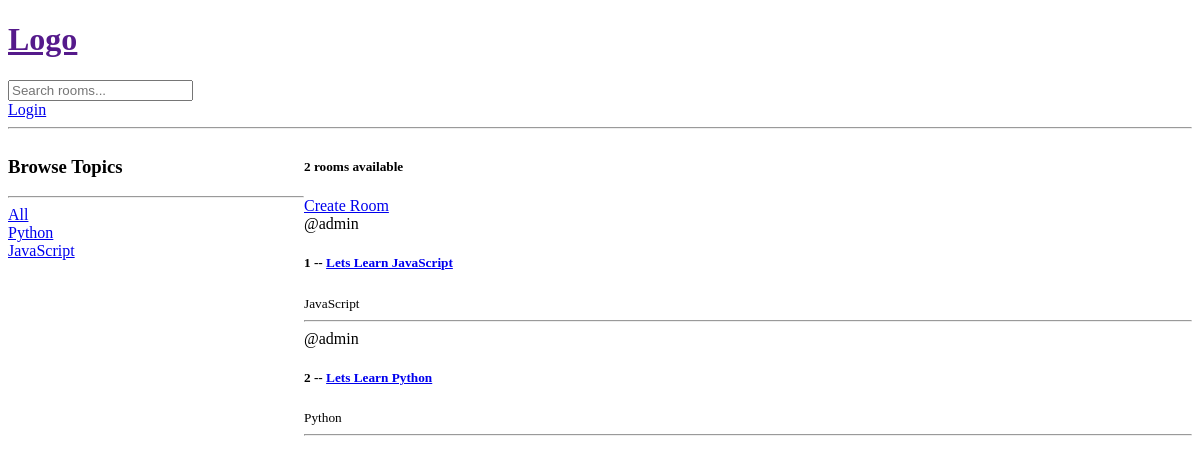
/, run on an earlier commit of the app's database.
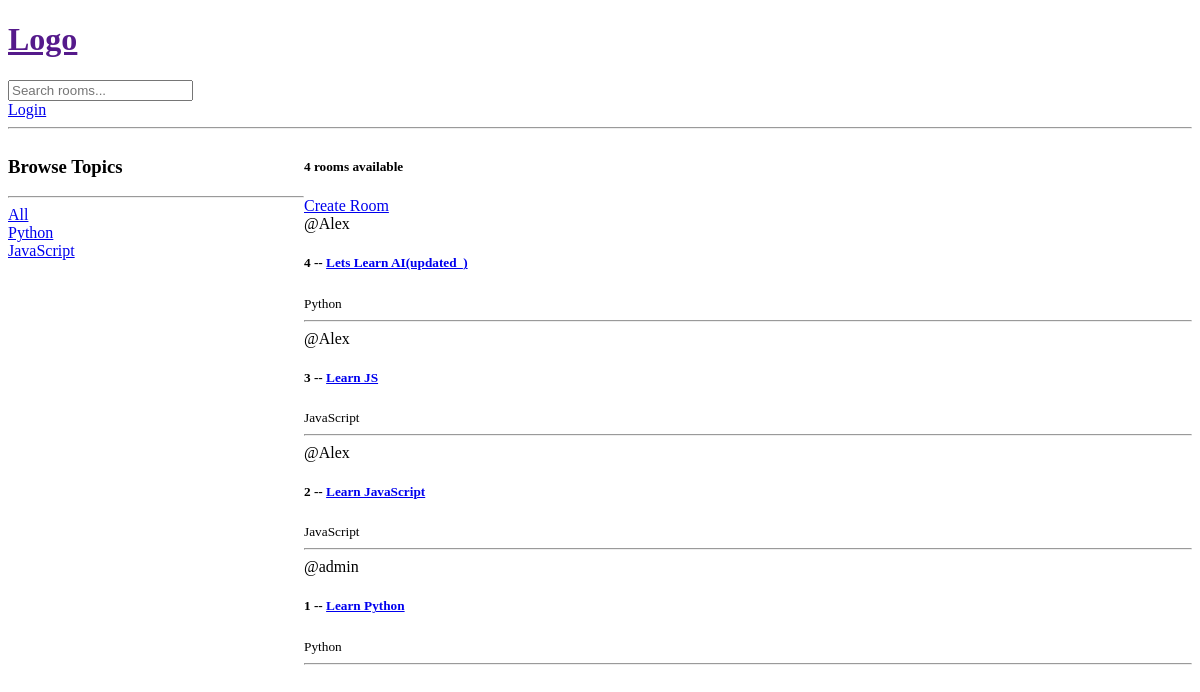
And on a later commit of the database.
### base/models.py (models this page shows, shortened)
class Topic(models.Model):
    name = models.CharField(max_length=200)

class Room(models.Model):
    host = models.ForeignKey(User, on_delete=models.SET_NULL, null=True)
    topic = models.ForeignKey(Topic, on_delete=models.SET_NULL, null=True)
    name = models.CharField(max_length=200)
    description = models.TextField(null=True, blank=True)
    updated = models.DateTimeField(auto_now=True)
    created = models.DateTimeField(auto_now_add=True)
    class Meta:
        ordering = ['-updated', '-created']

### base/views.py (the view)
# urls.py: path('', views.home, name='home'),
def home(request):
    q = request.GET.get('q') if request.GET.get('q') != None else ''
    rooms = Room.objects.filter(
        Q(topic__name__icontains=q) |
        Q(name__icontains=q) |
        Q(description__icontains=q),
    )
    room_count = rooms.count()
    topics = Topic.objects.all()
    context = {'rooms': rooms, 'topics': topics, 'room_count': room_count}
    return render(request, 'base/home.html', context)

### base/templates/base/home.html (shortened to what this page needs)
{% extends 'main.html' %}
{% block content %}
    <div class="home-container">
        <div>
            <h3>Browse Topics</h3>
            <hr>
            <div>
                <a href="{% url 'home' %}">All</a>
            </div>
            {% for topic in topics %}
                <div>
                    <a href="{% url 'home' %}?q={{ topic.name }}">{{ topic.name }}</a>
                </div>
            {% endfor %}
        </div>
        <div>
            <h5>{{ room_count }} rooms available</h5>
            <a href="{% url 'create-room' %}">Create Room</a>
            <div>
                {% for room in rooms %}
                    <div>
                        <span>@{{ room.host.username }}</span>
                        <h5>{{ room.id }} -- <a href="{% url 'room' room.id %}">{{ room.name }}</a></h5>
                        <small>{{ room.topic.name }}</small>
                        <hr>
                    </div>
                {% endfor %}
            </div>
        </div>
    </div>
{% endblock %}

### templates/main.html (shortened to what this page needs)
<!doctype html>
<html lang="en">
<head>
</head>
<body>
{% include 'navbar.html' %}
{% block content %}
{% endblock %}
</body>
</html>

### templates/navbar.html
<a href="">
    <h1>Logo</h1>
</a>
<form method="GET" action="">
    <input type="text" name="q" placeholder="Search rooms..." / >
</form>
{% if request.user.is_authenticated %}
    <a href="{% url 'logout' %}">Logout</a>
{% else %}
    <a href="{% url 'login' %}">Login</a>
{% endif %}
<hr>

### base/templates/base/home.html (style rules this page uses)
.home-container { display: grid; grid-template-columns: 1fr 3fr; }

What changed in the data, as far as the page shows it:
added Room: host.username "Alex", id "4", name "Lets Learn AI(updated_)", topic.name "Python"
added Room: host.username "Alex", id "3", name "Learn JS", topic.name "JavaScript"
changed Room id 2: host.username "admin" → "Alex"; name "Lets Learn Python" → "Learn JavaScript"; topic.name "Python" → "JavaScript"; moves up the list
changed Room "admin": name "Lets Learn JavaScript" → "Learn Python"; topic.name "JavaScript" → "Python"
Also different on the page:
{{ room_count }}: "2" → "4"
